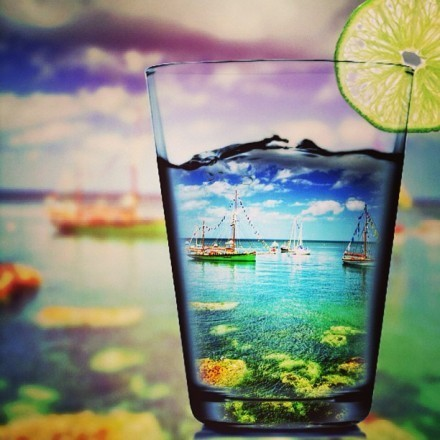
//> input picture 06直方图与模板匹配/1.jpg, 440 x 440 px
$ ./01-1三通道分离直方图   (built with g++ and OpenCV 4)
//> lines starting //> are read from the running program, lines starting //| are printed output that depends on the picture
#include<iostream>
#include<opencv2/opencv.hpp>
using namespace std;
using namespace cv;
int main()
{
	//01读取图像
	Mat src = imread("1.jpg");
//> src is the input picture: 440 rows x 440 cols, CV_8UC3; mean B, G, R 128.3, 143.8, 137.1


	//02设定参数
	Mat b_hist, g_hist, r_hist;
	const int channelIndex1[] = { 0};
	const int channelIndex2[] = { 1 };
	const int channelIndex3[] = { 2 };
	const int histSize[] = { 256 };
	float range[] = { 0,255 };
	const float* histRange[] = { range };

	//03计算直方图
	calcHist(&src, 1, channelIndex1, Mat(), b_hist, 1, histSize, histRange, true, false);
//> b_hist = 256 values, max 1454 at index 185, min 0 at index 255, mean 756.2
	calcHist(&src, 1, channelIndex2, Mat(), g_hist, 1, histSize, histRange, true, false);
//> g_hist = 256 values, max 1876 at index 206, min 0 at index 1, mean 756.2
	calcHist(&src, 1, channelIndex3, Mat(), r_hist, 1, histSize, histRange, true, false);
//> r_hist = 256 values, max 1658 at index 203, min 0 at index 250, mean 756.2

	//04参数归一化
	int bins = 256;
	int hist_w = 512;
	int hist_h = 400;
	Mat hist1(hist_h, hist_w, CV_8UC3, Scalar::all(0));
	normalize(b_hist, b_hist, 0, 400, NORM_MINMAX);
//> b_hist = 256 values, max 400 at index 185, min 0 at index 255, mean 208
	normalize(g_hist, g_hist, 0, 400, NORM_MINMAX);
//> g_hist = 256 values, max 400 at index 206, min 0 at index 1, mean 161.2
	normalize(r_hist, r_hist, 0, 400, NORM_MINMAX);
//> r_hist = 256 values, max 400 at index 203, min 0 at index 250, mean 182.4

	int bin_w = cvRound((double)hist_w / bins);
	//05绘制直方图
	for (int i = 1; i < bins; i++)
	{
		line
		(
			hist1,
			Point(bin_w * (i - 1), hist_h - cvRound(b_hist.at<float>(i - 1, 0))),
			Point(bin_w * i, hist_h - cvRound(b_hist.at<float>(i, 0))),
			Scalar(255, 0, 0), 2
		);
		line
		(
			hist1,
			Point(bin_w * (i - 1), hist_h - cvRound(g_hist.at<float>(i - 1, 0))),
			Point(bin_w * i, hist_h - cvRound(g_hist.at<float>(i, 0))),
			Scalar(0, 255, 0), 2
		);
		line
		(
			hist1,
			Point(bin_w * (i - 1), hist_h - cvRound(r_hist.at<float>(i - 1, 0))),
			Point(bin_w * i, hist_h - cvRound(r_hist.at<float>(i, 0))),
			Scalar(0, 0, 255), 2
		);
	}
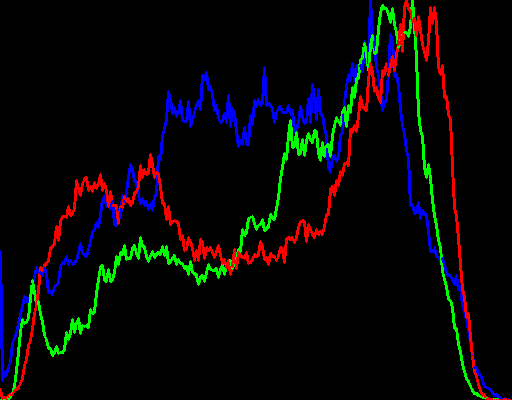
//> hist1: 400 rows x 512 cols, CV_8UC3; mean B, G, R 8.2, 7, 7.7

	imshow("hist", hist1);
	waitKey(0);


	return 0;
}

$ run again, with 06直方图与模板匹配/3.jpg copied over 06直方图与模板匹配/1.jpg
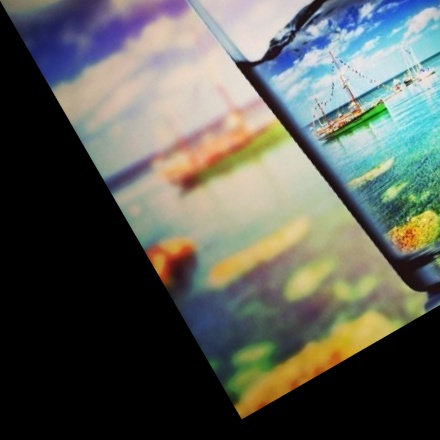
//> input picture 06直方图与模板匹配/3.jpg, 440 x 440 px
//> src is the input picture: 440 rows x 440 cols, CV_8UC3; mean B, G, R 88, 95.6, 92.3
//> `calcHist(&src, 1, channelIndex1, Mat(), b_hist, 1, histSize, histRange..`: b_hist = 256 values, max 68445 at index 0, min 0 at index 255, mean 756.2
//> `calcHist(&src, 1, channelIndex2, Mat(), g_hist, 1, histSize, histRange..`: g_hist = 256 values, max 68233 at index 0, min 0 at index 251, mean 756.2
//> `calcHist(&src, 1, channelIndex3, Mat(), r_hist, 1, histSize, histRange..`: r_hist = 256 values, max 68300 at index 0, min 0 at index 247, mean 756.2
//> `normalize(b_hist, b_hist, 0, 400, NORM_MINMAX);`: b_hist = 256 values, max 400 at index 0, min 0 at index 255, mean 4.42
//> `normalize(g_hist, g_hist, 0, 400, NORM_MINMAX);`: g_hist = 256 values, max 400 at index 0, min 0 at index 251, mean 4.43
//> `normalize(r_hist, r_hist, 0, 400, NORM_MINMAX);`: r_hist = 256 values, max 400 at index 0, min 0 at index 247, mean 4.43
//> after the loop `for (int i = 1; i < bins; i++)`:
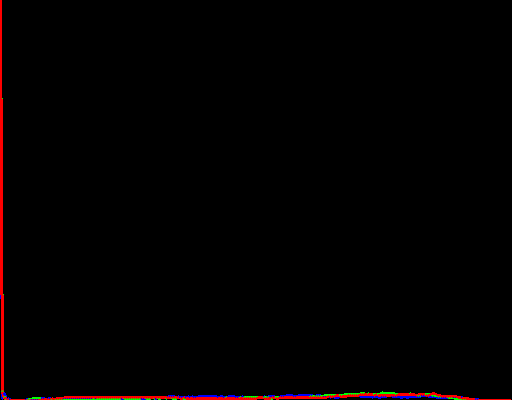
//> hist1: 400 rows x 512 cols, CV_8UC3; mean B, G, R 0.6, 0.5, 2.8

$ run again, with 06直方图与模板匹配/4.jpg copied over 06直方图与模板匹配/1.jpg
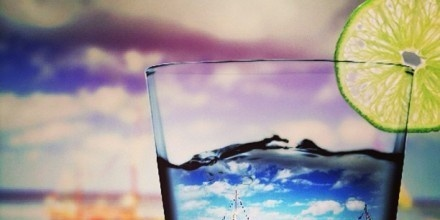
//> input picture 06直方图与模板匹配/4.jpg, 440 x 220 px
//> src is the input picture: 220 rows x 440 cols, CV_8UC3; mean B, G, R 150.8, 152.3, 160
//> `calcHist(&src, 1, channelIndex1, Mat(), b_hist, 1, histSize, histRange..`: b_hist = 256 values, max 1202 at index 185, min 0 at index 255, mean 378.1
//> `calcHist(&src, 1, channelIndex2, Mat(), g_hist, 1, histSize, histRange..`: g_hist = 256 values, max 1336 at index 206, min 0 at index 0, mean 378.1
//> `calcHist(&src, 1, channelIndex3, Mat(), r_hist, 1, histSize, histRange..`: r_hist = 256 values, max 1279 at index 217, min 0 at index 1, mean 378.1
//> `normalize(b_hist, b_hist, 0, 400, NORM_MINMAX);`: b_hist = 256 values, max 400 at index 185, min 0 at index 255, mean 125.8
//> `normalize(g_hist, g_hist, 0, 400, NORM_MINMAX);`: g_hist = 256 values, max 400 at index 206, min 0 at index 0, mean 113.2
//> `normalize(r_hist, r_hist, 0, 400, NORM_MINMAX);`: r_hist = 256 values, max 400 at index 217, min 0 at index 1, mean 118.3
//> after the loop `for (int i = 1; i < bins; i++)`:
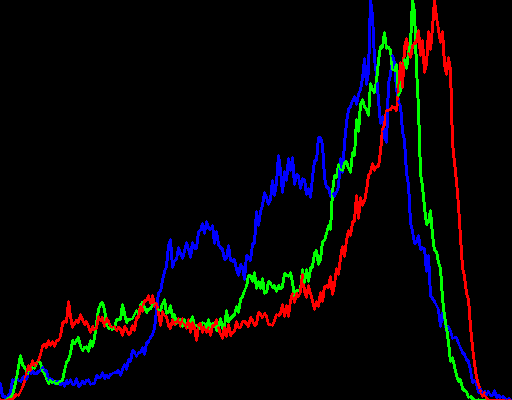
//> hist1: 400 rows x 512 cols, CV_8UC3; mean B, G, R 7.2, 5.9, 6.9
